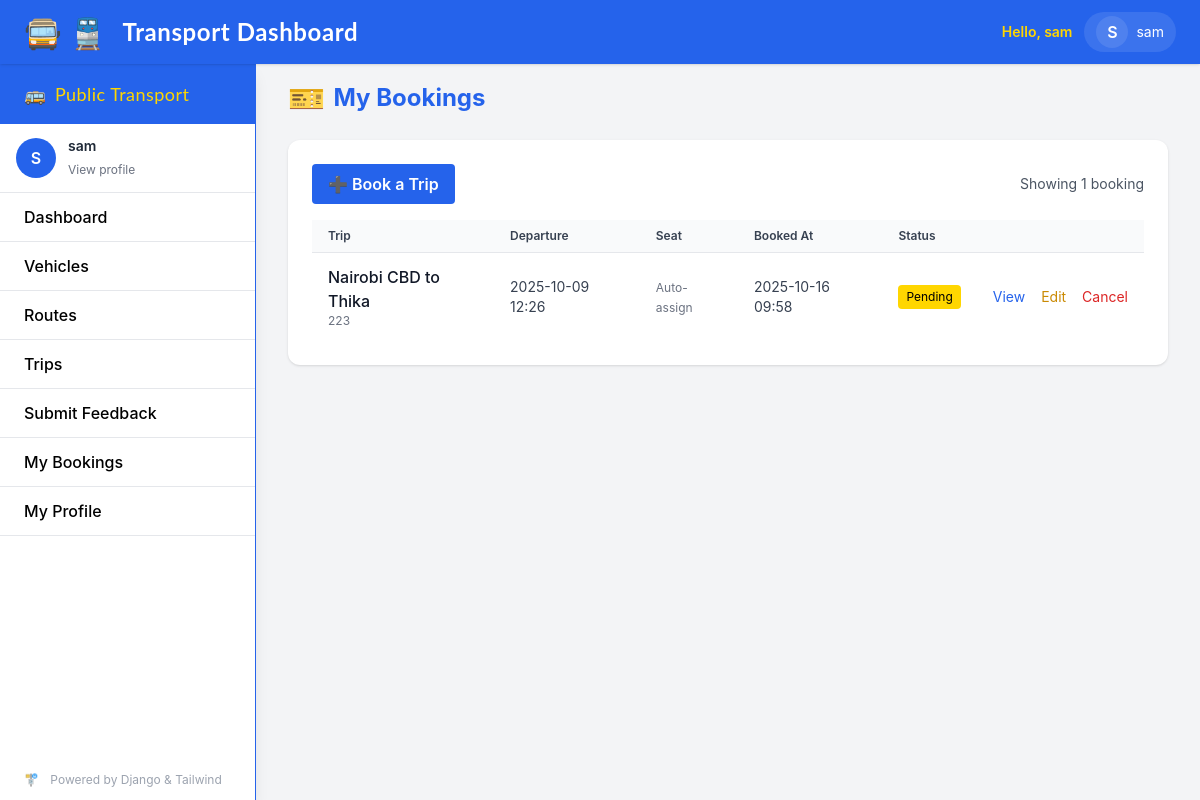
/bookings/ (signed in), run on an earlier commit of the app's database.
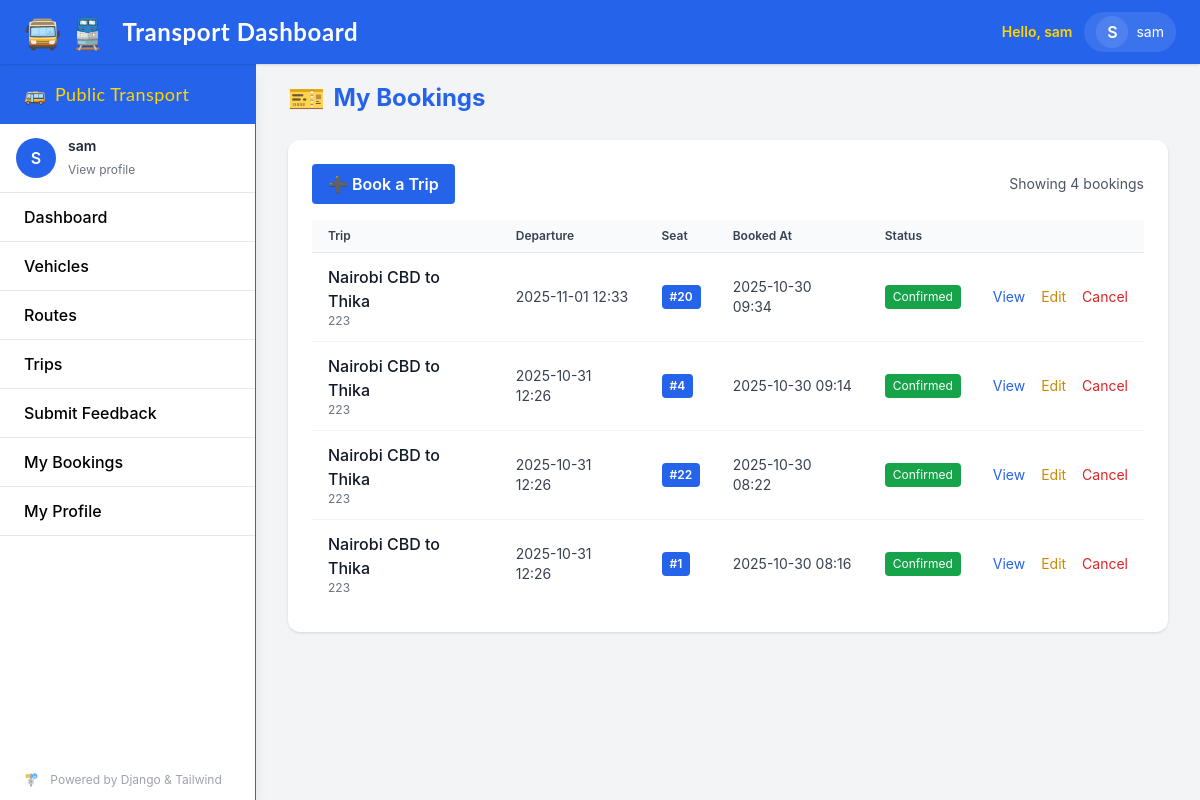
And on a later commit of the database.
### transport/models.py (models this page shows, shortened)
class Booking(models.Model):
    STATUS_CHOICES = [
        ('pending', 'Pending'),
        ('confirmed', 'Confirmed'),
        ('cancelled', 'Cancelled'),
    ]
    user = models.ForeignKey(User, on_delete=models.CASCADE, related_name='bookings')
    trip = models.ForeignKey(Trip, on_delete=models.CASCADE, related_name='bookings')
    booked_at = models.DateTimeField(auto_now_add=True)
    status = models.CharField(max_length=20, choices=STATUS_CHOICES, default='pending')
    seat_number = models.PositiveIntegerField(null=True, blank=True)
    class Meta:
        constraints = [
            models.UniqueConstraint(fields=['trip', 'seat_number'], name='unique_trip_seat')
        ]

class Trip(models.Model):
    route = models.ForeignKey(Route, on_delete=models.CASCADE)
    vehicle = models.ForeignKey(Vehicle, on_delete=models.SET_NULL, null=True)
    scheduled_departure = models.DateTimeField()
    scheduled_arrival = models.DateTimeField()
    actual_departure = models.DateTimeField(null=True, blank=True)
    actual_arrival = models.DateTimeField(null=True, blank=True)
    timetable = models.ForeignKey(Timetable, on_delete=models.SET_NULL, null=True, blank=True)
    available_seats = models.PositiveIntegerField(default=0)

class Route(models.Model):
    name = models.CharField(max_length=100)
    code = models.CharField(max_length=20, unique=True)
    description = models.TextField(blank=True)
    active = models.BooleanField(default=True)

### transport/views.py (the view)
# urls.py: path('bookings/', BookingListView.as_view(), name='booking-list'),            # passenger dashboard
class BookingListView(PassengerRequiredMixin, ListView):
    model = Booking
    template_name = 'dashboard/booking_list.html'
    context_object_name = 'bookings'
    paginate_by = 10  # sensible default
    def get_queryset(self):
        return (
            Booking.objects.filter(user=self.request.user)
            .select_related('trip__route', 'trip__vehicle')
            .order_by('-booked_at')
        )

### transport/views.py (called while the page is built)
    def test_func(self):
        return self.request.user.is_authenticated and not self.request.user.is_staff

### transport/templates/dashboard/booking_list.html (shortened to what this page needs)
{% extends "base.html" %}
{% block content %}
<div class="flex items-center gap-2 mb-6">
  <span class="text-3xl">🎫</span>
  <h2 class="text-2xl font-bold text-transport-blue">My Bookings</h2>
</div>
<div class="bg-white rounded-xl shadow p-6">
  <div class="flex items-center justify-between mb-4">
    <a href="{% url 'dashboard:booking-add' %}" class="inline-block bg-transport-blue text-white px-4 py-2 rounded hover:bg-blue-700 transition font-semibold">
      ➕ Book a Trip
    </a>
    <div class="text-sm text-gray-600">
      {% if bookings and bookings.paginator %}
        {% with total=bookings.paginator.count %}
          Showing {{ total }} booking{% if total != 1 %}s{% endif %}
        {% endwith %}
      {% else %}
        {% with total=bookings|length %}
          Showing {{ total }} booking{% if total != 1 %}s{% endif %}
        {% endwith %}
      {% endif %}
    </div>
  </div>
  <div class="overflow-x-auto">
    <table class="min-w-full divide-y divide-gray-200">
      <thead class="bg-gray-50">
        <tr>
          <th class="px-4 py-2 text-left text-xs font-semibold text-gray-700">Trip</th>
          <th class="px-4 py-2 text-left text-xs font-semibold text-gray-700">Departure</th>
          <th class="px-4 py-2 text-left text-xs font-semibold text-gray-700">Seat</th>
          <th class="px-4 py-2 text-left text-xs font-semibold text-gray-700">Booked At</th>
          <th class="px-4 py-2 text-left text-xs font-semibold text-gray-700">Status</th>
          <th class="px-4 py-2"></th>
        </tr>
      </thead>
      <tbody class="bg-white divide-y divide-gray-100">
        {% for booking in bookings %}
        <tr>
          <td class="px-4 py-3">
            <div class="font-medium text-gray-900">{{ booking.trip.route.name }}</div>
            <div class="text-xs text-gray-500">{{ booking.trip.route.code }}</div>
          </td>
          <td class="px-4 py-3 text-sm text-gray-700">
            {{ booking.trip.scheduled_departure|date:"Y-m-d H:i" }}
          </td>
          <td class="px-4 py-3 text-sm">
            {% if booking.seat_number %}
              <span class="inline-block bg-transport-blue text-white px-2 py-1 rounded text-xs font-semibold">#{{ booking.seat_number }}</span>
            {% else %}
              <span class="text-gray-500 text-xs">Auto-assign</span>
            {% endif %}
          </td>
          <td class="px-4 py-3 text-sm text-gray-700">
            {{ booking.booked_at|date:"Y-m-d H:i" }}
          </td>
          <td class="px-4 py-3 text-sm">
            {% if booking.status == 'confirmed' %}
              <span class="inline-block bg-green-600 text-white px-2 py-1 rounded text-xs">Confirmed</span>
            {% elif booking.status == 'pending' %}
              <span class="inline-block bg-transport-yellow text-black px-2 py-1 rounded text-xs">Pending</span>
            {% elif booking.status == 'cancelled' %}
              <span class="inline-block bg-red-600 text-white px-2 py-1 rounded text-xs">Cancelled</span>
            {% else %}
              <span class="inline-block bg-gray-100 text-gray-800 px-2 py-1 rounded text-xs">{{ booking.get_status_display }}</span>
            {% endif %}
          </td>
          <td class="px-4 py-3 text-sm whitespace-nowrap">
            <a href="{% url 'dashboard:booking-detail' booking.pk %}" class="text-blue-600 hover:underline mr-3">View</a>
            {% if request.user == booking.user %}
              {% if booking.status != 'cancelled' %}
                <a href="{% url 'dashboard:booking-edit' booking.pk %}" class="text-yellow-600 hover:underline mr-3">Edit</a>
                <form action="{% url 'dashboard:booking-edit' booking.pk %}" method="post" class="inline" onsubmit="return confirmCancelBooking(this);">
                  <button type="submit" class="text-sm text-red-600 hover:underline">Cancel</button>
                </form>
              {% else %}
                <form action="{% url 'dashboard:booking-delete' booking.pk %}" method="post" class="inline" onsubmit="return confirmDeleteBooking(this);">
                  {% csrf_token %}
                  <button type="submit" class="text-sm text-gray-600 hover:underline">Delete</button>
                </form>
              {% endif %}
            {% endif %}
          </td>
        </tr>
        {% empty %}
        <tr>
          <td colspan="6" class="px-4 py-6 text-center text-gray-500">No bookings found.</td>
        </tr>
        {% endfor %}
      </tbody>
    </table>
  </div>
</div>
{% endblock %}

### transport/templates/base.html (shortened to what this page needs)
<!DOCTYPE html>
<html lang="en">
<head>
    <script src="https://cdn.tailwindcss.com"></script>
</head>
<body class="bg-transport-gray min-h-screen font-sans">
    <nav class="fixed top-0 left-0 right-0 z-30 bg-transport-blue text-white h-16 flex items-center px-6 shadow">
        <div class="flex-1 flex items-center">
            <span class="mr-4 text-3xl font-display">
                🚍 🚆
            </span>
            <a class="font-bold text-2xl tracking-wide font-display mr-8 hover:text-transport-yellow transition" href="{% url 'dashboard:dashboard' %}">
                Transport Dashboard
            </a>
        </div>
        <div class="flex items-center space-x-4">
            {% if user.is_authenticated %}
                <div class="hidden sm:flex items-center space-x-3">
                    <div class="text-sm text-transport-yellow font-semibold">Hello, {{ user.get_full_name|default:user.username }}</div>
                    <div class="relative" x-data>
                        <button id="profile-menu-button" aria-haspopup="true" aria-expanded="false" class="flex items-center gap-2 bg-white/10 hover:bg-white/20 px-3 py-1 rounded-full focus:outline-none">
                            <span class="w-8 h-8 rounded-full bg-white/10 flex items-center justify-center font-semibold text-white">
                                {{ user.username|slice:":1"|upper }}
                            </span>
                            <span class="text-sm hidden md:inline">{{ user.username }}</span>
                        </button>
                    </div>
                </div>
            {% else %}
                <div>
                    <a href="{% url 'login' %}" class="hover:text-transport-yellow font-semibold transition">Login</a>
                </div>
            {% endif %}
        </div>
    </nav>
    <aside class="fixed top-16 left-0 h-[calc(100vh-4rem)] w-64 bg-white shadow-lg flex flex-col z-20 border-r border-transport-blue">
        <div class="flex items-center px-6 py-4 bg-transport-blue text-transport-yellow font-display text-lg tracking-wide">
            <span class="mr-2">🚌</span> Public Transport
        </div>
        {% if user.is_authenticated %}
        <div class="px-4 py-3 border-b">
            <div class="flex items-center gap-3">
                <div class="w-10 h-10 rounded-full bg-transport-blue text-white flex items-center justify-center font-semibold">
                    {{ user.username|slice:":1"|upper }}
                </div>
                <div>
                    <div class="text-sm font-semibold text-gray-800">{{ user.get_full_name|default:user.username }}</div>
                    <a href="{% url 'profile' %}" class="text-xs text-gray-500 hover:underline">View profile</a>
                </div>
            </div>
        </div>
        {% endif %}
        <a href="{% url 'dashboard:dashboard' %}" class="py-3 px-6 hover:bg-transport-blue hover:text-white border-b font-medium transition">Dashboard</a>
        <a href="{% url 'dashboard:vehicle-list' %}" class="py-3 px-6 hover:bg-transport-blue hover:text-white border-b font-medium transition">Vehicles</a>
        <a href="{% url 'dashboard:route-list' %}" class="py-3 px-6 hover:bg-transport-blue hover:text-white border-b font-medium transition">Routes</a>
        <a href="{% url 'dashboard:trip-list' %}" class="py-3 px-6 hover:bg-transport-blue hover:text-white border-b font-medium transition">Trips</a>
        <a href="{% url 'dashboard:feedback-create' %}" class="py-3 px-6 hover:bg-transport-blue hover:text-white border-b font-medium transition">Submit Feedback</a>
        {% if user.is_authenticated and not user.is_staff %}
            <a href="{% url 'dashboard:booking-list' %}" class="py-3 px-6 hover:bg-transport-blue hover:text-white border-b font-medium transition">My Bookings</a>
            <a href="{% url 'profile' %}" class="py-3 px-6 hover:bg-transport-blue hover:text-white border-b font-medium transition">My Profile</a>
        {% endif %}
        <div class="mt-auto px-6 py-3 text-xs text-gray-400">
            <span class="mr-2">🚏</span> Powered by Django & Tailwind
        </div>
    </aside>
    <main class="ml-64 pt-20 px-8 pb-10 transition-all bg-transport-gray min-h-[calc(100vh-4rem)]">
        <div class="max-w-6xl mx-auto">
            {% block content %}
            {% endblock %}
        </div>
    </main>
</body>
</html>

What changed in the data, as far as the page shows it:
removed Booking: trip.route.name "Nairobi CBD to Thika", trip.route.code "223", trip.scheduled_departure "2025-10-09 12:26", shows "Auto-assign", booked_at "2025-10-16 09:58", status "Pending"
added Booking: trip.route.name "Nairobi CBD to Thika", trip.route.code "223", trip.scheduled_departure "2025-11-01 12:33", seat_number "20", booked_at "2025-10-30 09:34", status "Confirmed"
added Booking: trip.route.name "Nairobi CBD to Thika", trip.route.code "223", trip.scheduled_departure "2025-10-31 12:26", seat_number "4", booked_at "2025-10-30 09:14", status "Confirmed"
added Booking: trip.route.name "Nairobi CBD to Thika", trip.route.code "223", trip.scheduled_departure "2025-10-31 12:26", seat_number "22", booked_at "2025-10-30 08:22", status "Confirmed"
added Booking: trip.route.name "Nairobi CBD to Thika", trip.route.code "223", trip.scheduled_departure "2025-10-31 12:26", seat_number "1", booked_at "2025-10-30 08:16", status "Confirmed"
Also different on the page:
{{ total }}: "1" → "4"
text now shown: "s"
